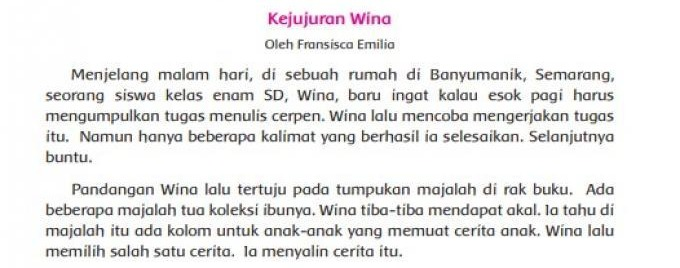
#> input picture Machine Learning/Final Submission/test_images/test2.jpeg, 680 x 268 px, found by its file name
$ jupyter execute --allow-errors ml_implement.ipynb   (shell and % lines are left out)
#> lines starting #> are read from the running program, lines starting #| are printed output that depends on the picture
[cell 1]
from google.colab import drive
drive.mount('/content/drive')

[cell 2]
import pytesseract
import cv2
import matplotlib.pylab as plt
import numpy as np

pytesseract.pytesseract.tesseract_cmd = '/usr/bin/tesseract' #we know from the !which tesseract command

img = cv2.imread('/content/drive/MyDrive/Capstone Project - Qutubuqu/ML/Final Submission/test_images/test2.jpeg')
#> img is the input picture: shape (268, 680, 3); mean B, G, R 235.8, 236.1, 236.6
img = cv2.resize(img, None, fx=2, fy=2, interpolation=cv2.INTER_CUBIC)
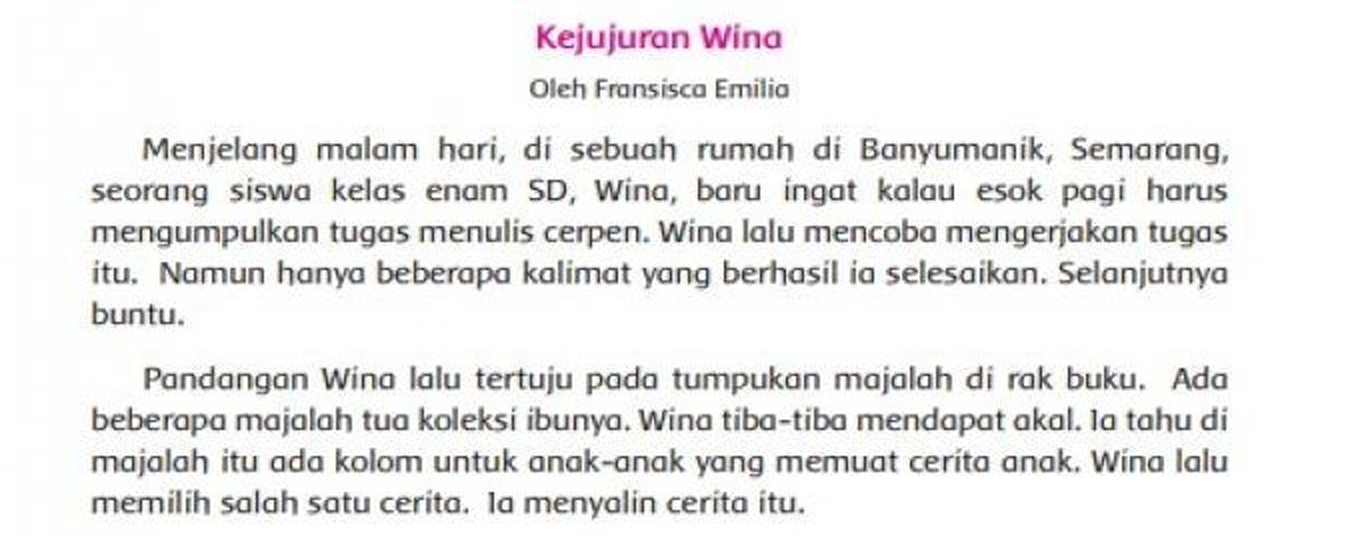
#> img: shape (536, 1360, 3); mean B, G, R 235.8, 236, 236.4
img = cv2.cvtColor(img,cv2.COLOR_BGR2RGB)

plt.title('Show Image')
plt.imshow(img)

#> (a cell that did not finish here is left out)

[cell 4]
import numpy as np
normalize_img = np.zeros((img.shape[0], img.shape[1]))
img = cv2.normalize(img, normalize_img, 0, 255, cv2.NORM_MINMAX)
img = cv2.threshold(img, 100, 255, cv2.THRESH_BINARY_INV) [1]
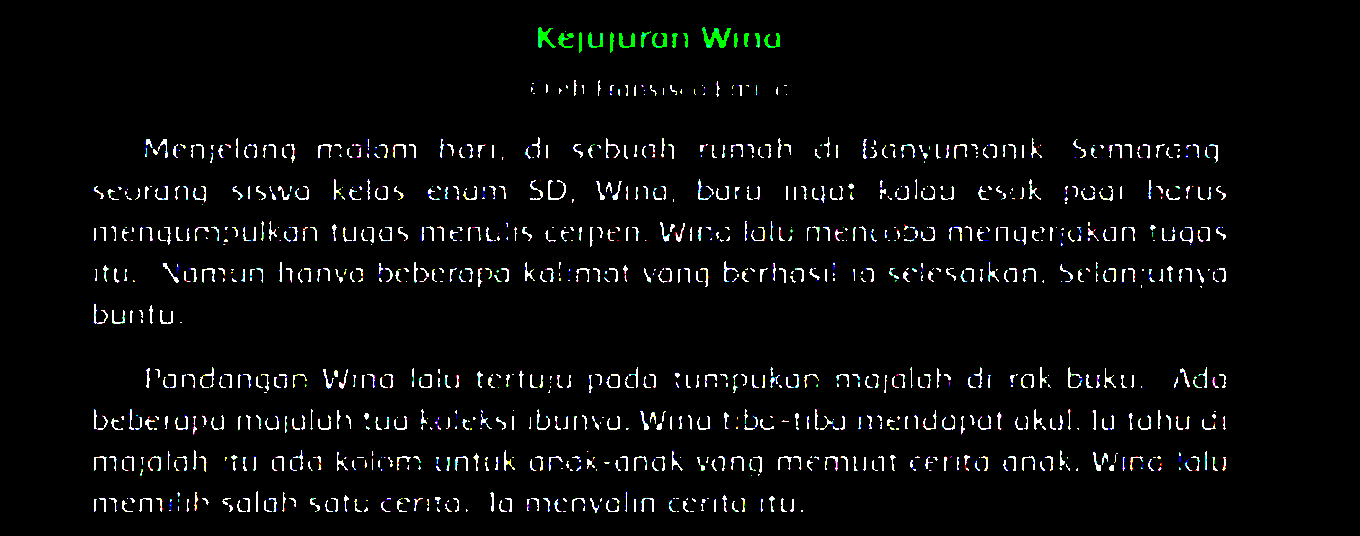
#> img: shape (536, 1360, 3); mean R, G, B 8.4, 9, 8.8
img = cv2.GaussianBlur(img, (1,1), 0)

plt.imshow(img)
